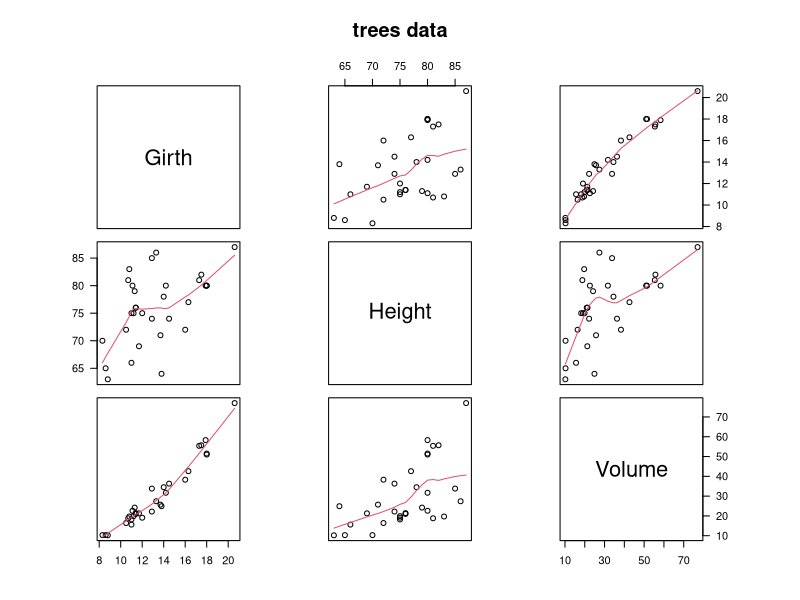
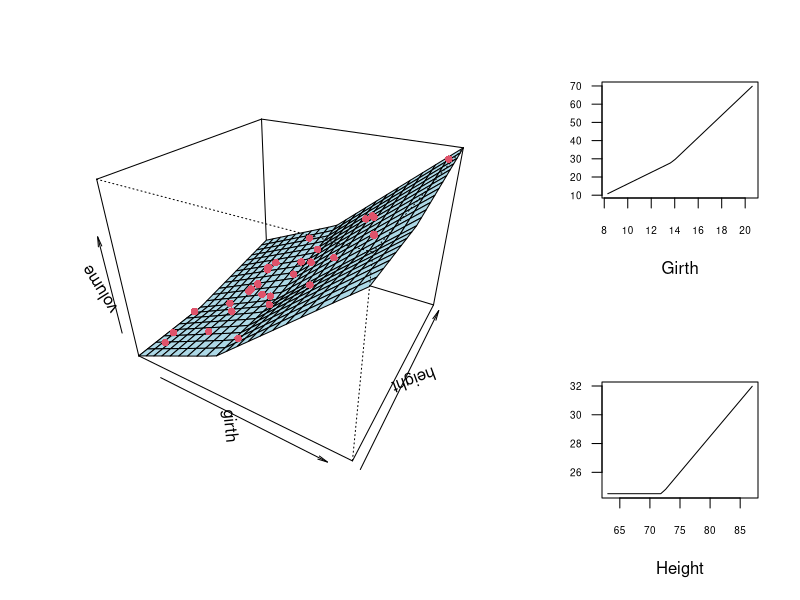

R code for these plots, in order:
# install.packages("mda")

library(mda)

# load and plot the tree data 
data(trees)
par(las=1,pty="s");pairs(trees,panel=panel.smooth,main="trees data")

# fit a MARS model
fit1 = mars(trees[,-3], trees[3])

# from the MARS helpfile
showcuts = function(obj)
{
  tmp = obj$cuts[obj$sel, ]
  dimnames(tmp) = list(NULL, names(trees)[-3])
  tmp
}

# output
# > showcuts(fit1)
#      Girth Height
# [1,]     0      0
# [2,]    12      0
# [3,]    12      0
# [4,]     0     76

# plot the fit (all of the below...)

x1=seq(8,21,length=21);x2=seq(60,90,length=21);x=expand.grid(x1,x2)
xprd=matrix(predict(fit1,x),ncol=21)

# this function projects 3D points onto a 2D plot
trans3d=function(x,y,z,pmat){
  tr=cbind(x,y,z,1) %*% pmat
  list(x = tr[,1]/tr[,4], y= tr[,2]/tr[,4])}

par(fig=c(0,0.65,0,1),pty="m")
persp(x1,x2,xprd,theta=30,phi=30,expand=0.8,col="lightblue",
xlab="girth",ylab="height",zlab="volume") -> theplot
points(trans3d(trees[,1],trees[,2],trees[,3],theplot),col=2,pch=16)
par(fig=c(0.65,1,0.5,1),new=T,las=1,cex.axis=0.6)
# this is from the MARS help file
Xp = matrix(sapply(trees[1:2], mean), nrow(trees), 2, byrow=TRUE)
xr = sapply(trees, range)
Xp1 = Xp; Xp1[,1] = seq(xr[1,1], xr[2,1], len=nrow(trees))
Xf = predict(fit1, Xp1)
plot(Xp1[ ,1], Xf, xlab=names(trees)[1], ylab="", type="l")
par(fig=c(0.65,1,0,0.5),new=T)
xr = sapply(trees, range)
Xp1 = Xp; Xp1[,2] = seq(xr[1,2], xr[2,2], len=nrow(trees))
Xf = predict(fit1, Xp1)
plot(Xp1[ ,2], Xf, xlab=names(trees)[2], ylab="", type="l")
